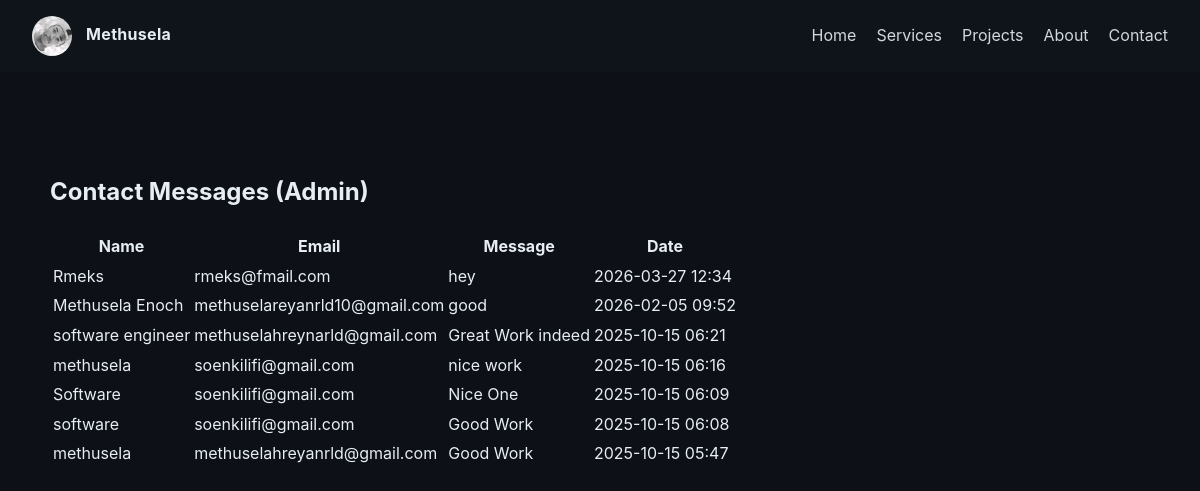
/messages/ (signed in), run on the app's committed database.
### main/models.py (models this page shows, shortened)
class ContactMessage(models.Model):
    name = models.CharField(max_length=120)
    email = models.EmailField()
    message = models.TextField()
    created_at = models.DateTimeField(auto_now_add=True)

### main/views.py (the view)
# urls.py: path('messages/', views.contact_messages, name='contact_messages')
def contact_messages(request):
    if not request.user.is_authenticated or not request.user.is_superuser:
        from django.http import HttpResponseForbidden
        return HttpResponseForbidden('Forbidden')
    messages_list = ContactMessage.objects.all().order_by('-created_at')
    return render(request, 'main/contact_messages.html', {'messages_list': messages_list})

### main/templates/main/contact_messages.html
{% load static %}
<!DOCTYPE html><html lang="en"><head><meta charset="utf-8"><meta name="viewport" content="width=device-width,initial-scale=1"><title>Contact Messages</title><link rel="stylesheet" href="{% static 'main/css/style.css' %}"></head><body>{% include 'main/navbar.html' %}<section class="page"><h2>Contact Messages (Admin)</h2>{% if messages_list %}<table class="admin-table"><thead><tr><th>Name</th><th>Email</th><th>Message</th><th>Date</th></tr></thead><tbody>{% for m in messages_list %}<tr><td>{{ m.name }}</td><td>{{ m.email }}</td><td>{{ m.message }}</td><td>{{ m.created_at|date:'Y-m-d H:i' }}</td></tr>{% endfor %}</tbody></table>{% else %}<p>No messages yet.</p>{% endif %}</section></body></html>

### main/static/main/css/style.css (style rules this page uses)
:root { --bg: #0d1117; --panel: #11161c; --muted: #9fb0c0; --text: #e6edf3; --accent: #ed6a5a; --accent-2: #f28c6a; --ring: #ff6b4a; }
html, body { margin: 0; padding: 0; background: var(--bg); color: var(--text); font-family: Inter, system-ui, -apple-system, Segoe UI, Roboto, Ubuntu, 'Helvetica Neue', Arial, 'Noto Sans', sans-serif; line-height: 1.6; }
.page { max-width: 1100px; margin: 0 auto; padding: 5rem 2rem 2rem; }

### data on the page
ContactMessage: name "Rmeks", email "rmeks@fmail.com", message "hey", created_at "2026-03-27 12:34"
ContactMessage: name "Methusela Enoch", email "methuselareyanrld10@gmail.com", message "good", created_at "2026-02-05 09:52"
ContactMessage: name "software engineer", email "methuselahreynarld@gmail.com", message "Great Work indeed", created_at "2025-10-15 06:21"
ContactMessage: name "methusela", email "soenkilifi@gmail.com", message "nice work", created_at "2025-10-15 06:16"
ContactMessage: name "Software", email "soenkilifi@gmail.com", message "Nice One", created_at "2025-10-15 06:09"
ContactMessage: name "software", email "soenkilifi@gmail.com", message "Good Work", created_at "2025-10-15 06:08"
ContactMessage: name "methusela", email "methuselahreyanrld@gmail.com", message "Good Work", created_at "2025-10-15 05:47"
